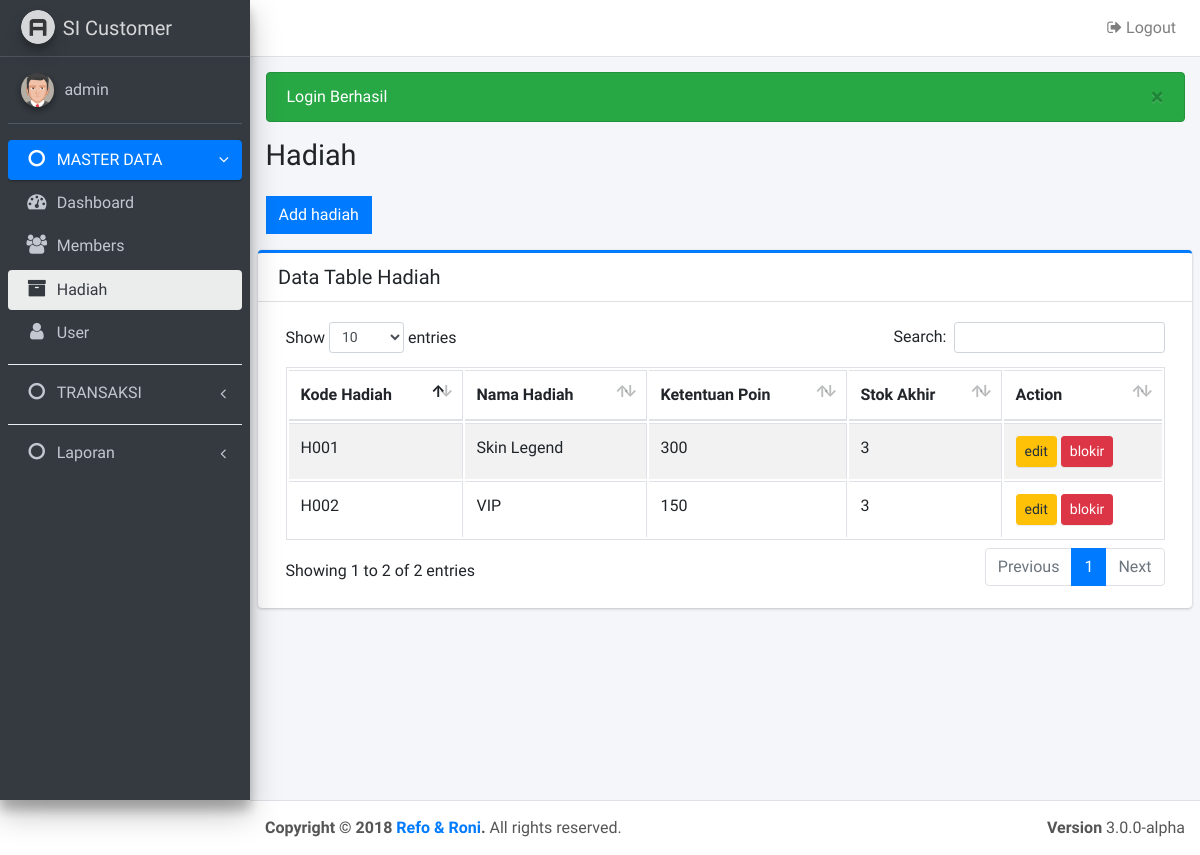
/hadiah.php (signed in), run on an earlier commit of the app's database.
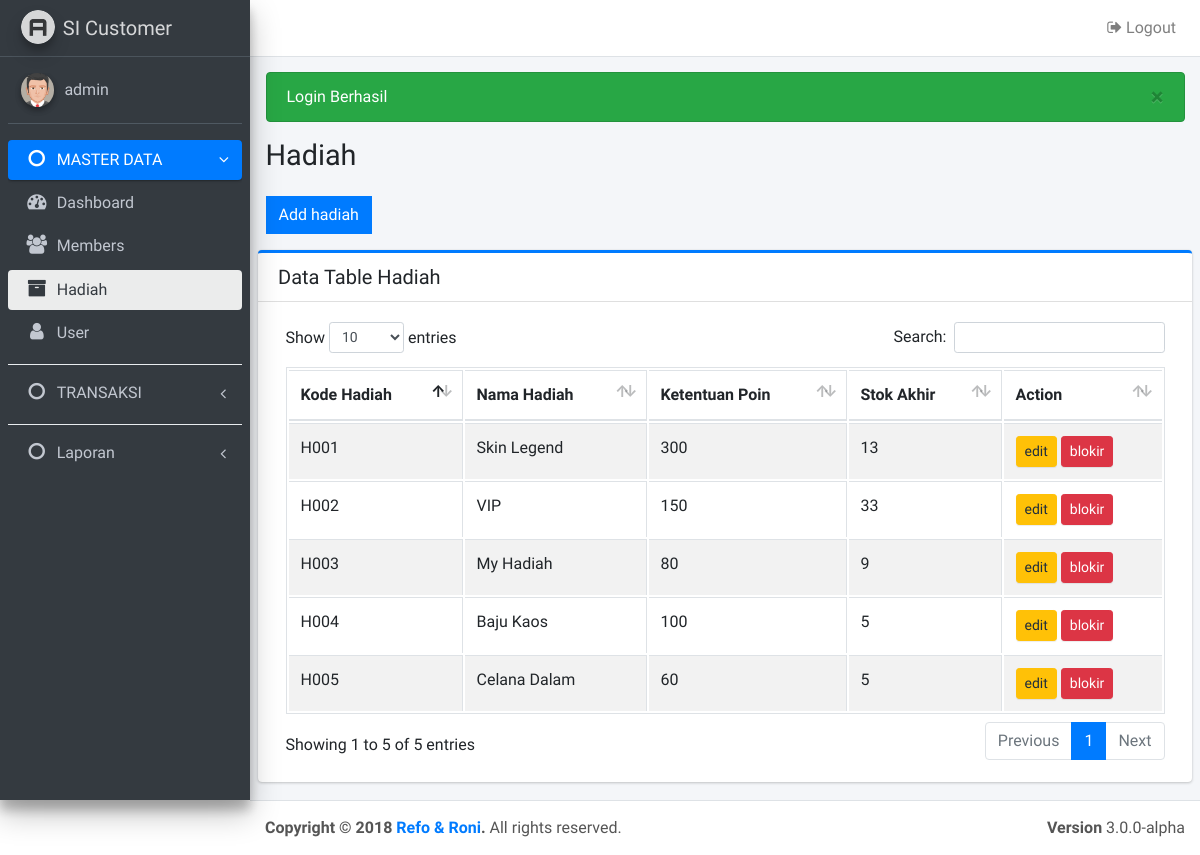
And on a later commit of the database.
### tables this page shows
CREATE TABLE `hadiah` (
  `kd_hadiah` varchar(10) NOT NULL,
  `nama_hadiah` varchar(200) NOT NULL,
  `ketentuan_poin` int(11) NOT NULL,
  `stok` int(11) NOT NULL,
  `stat` int(11) NOT NULL
);

### hadiah.php (the view, shortened to what this page needs)
<?php
include "config/koneksi.php";
$title = 'Hadiah';
$user = $_SESSION['username'];
require_once 'layout/header.php';
require_once 'layout/navbar.php';
require_once 'layout/sidebar.php';
?>
<section class="content">
  	<div class="col-md-6">
      	<a data-toggle="collapse" href="#collapseMember" class="btn btn-flat btn-primary"><?= (!isset($_GET['kd']) ? 'Add hadiah' : 'Edit hadiah') ?></a>
  	</div>
</section>
<section class="content">
 <div class="card card-primary card-outline">
    <div class="card-header">
      <h3 class="card-title">Data Table Hadiah</h3>
    </div>
    <div class="card-body">
      <table id="example1" class="table table-bordered table-striped">
        <thead>
            <tr>
              <th>Kode Hadiah</th>
              <th>Nama Hadiah </th>
              <th>Ketentuan Poin</th>
              <th>Stok Akhir</th>
              <th>Action</th>
            </tr>
        </thead>
        <tbody>
        	<?php $sql = $db->query("SELECT * FROM hadiah WHERE stat = 1");
        	foreach($sql as $row){ ?>
            <tr>
              <td><?= $row['kd_hadiah'] ?></td>
              <td><?= ucwords($row['nama_hadiah']) ?></td>
              <td><?= number_format($row['ketentuan_poin']) ?></td>
              <td><?= $row['stok'] ?></td>
              <td>
              	<a href="hadiah.php?kd=<?= $row['kd_hadiah'] ?>" class="btn btn-warning btn-sm">
              		edit
              	</a>
			  	<a href="proses/delete.php?to=hadiah&kd=<?= $row['kd_hadiah'] ?>" class="btn btn-danger btn-sm" onclick="return confirm('Yakin akan menghapus hadiah?')">
			  		blokir
			  	</a>
              </td>
            </tr>
        	<?php } ?>
      </table>
    </div>
  </div>
</section>
<?php require_once('layout/footer.php') ?>

### layout/header.php (shortened to what this page needs)
<!DOCTYPE html>
<html>
<head>
  <link rel="stylesheet" href="https://maxcdn.bootstrapcdn.com/font-awesome/4.4.0/css/font-awesome.min.css">
  <link rel="stylesheet" href="https://code.ionicframework.com/ionicons/2.0.1/css/ionicons.min.css">
  <link rel="stylesheet" href="<?= base_url('assets/dist/css/adminlte.min.css') ?>">
  <link rel="stylesheet" href="<?= base_url() ?>assets/plugins/iCheck/all.css">
  <link rel="stylesheet" href="<?= base_url() ?>assets/plugins/datatables/dataTables.bootstrap4.css">
  <link rel="stylesheet" href="//code.jquery.com/ui/1.12.1/themes/base/jquery-ui.css">
</head>

### layout/navbar.php
<body class="hold-transition sidebar-mini">
<div class="wrapper">
  <nav class="main-header navbar navbar-expand bg-white navbar-light border-bottom">
    <ul class="navbar-nav ml-auto">
      <li class="nav-item dropdown">
        <a class="nav-link" href="<?= base_url('proses/logout.php') ?>">
          <i class="fa fa-sign-out"></i> Logout
        </a>
      </li>
    </ul>
  </nav>

### layout/sidebar.php (shortened to what this page needs)
<aside class="main-sidebar sidebar-dark-primary elevation-4">
  <a href="<?= base_url('dashboard.php') ?>" class="brand-link">
    <img src="<?= base_url(); ?>assets/dist/img/AdminLTELogo.png"
         alt="AdminLTE Logo"
         class="brand-image img-circle elevation-3"
         style="opacity: .8">
    <span class="brand-text font-weight-light">SI Customer</span>
  </a>
  <div class="sidebar">
    <div class="user-panel mt-3 pb-3 mb-3 d-flex">
      <div class="image">
        <img src="<?= base_url()?>assets/dist/img/avatar5.png" class="img-circle elevation-2" alt="User Image">
      </div>
      <div class="info">
        <a href="#" class="d-block"><?= $user ?></a>
      </div>
    </div>
    <nav class="mt-2">
      <ul class="nav nav-pills nav-sidebar flex-column" data-widget="treeview" role="menu" data-accordion="false">
        <li class="nav-item has-treeview menu-<?= ($title=='Dashboard' || $title=='Members' || $title=='Users' || $title=='Hadiah') ? 'open' : '' ?>">
          <a href="#" class="nav-link <?= ($title=='Dashboard' || $title=='Members' || $title=='Users' || $title=='Hadiah') ? 'active' : '' ?>">
            <i class="nav-icon fa fa-circle-o"></i>
            <p>
              MASTER DATA
              <i class="right fa fa-angle-left"></i>
            </p>
          </a>
          <ul class="nav nav-treeview">
            <li class="nav-item">
              <a href="<?= base_url('dashboard.php') ?>" class="nav-link <?= ($title=='Dashboard') ? 'active' : '' ?>">
                <i class="fa fa-dashboard nav-icon"></i>
                <p>Dashboard</p>
              </a>
            </li>
            <li class="nav-item">
              <a href="<?= base_url('members.php') ?>" class="nav-link <?= ($title=='Members') ? 'active' : '' ?>">
                <i class="fa fa-users nav-icon"></i>
                <p>Members</p>
              </a>
            </li>
            <li class="nav-item">
              <a href="<?= base_url('hadiah.php') ?>" class="nav-link <?= ($title=='Hadiah') ? 'active' : '' ?>">
                <i class="fa fa-archive nav-icon"></i>
                <p>Hadiah</p>
              </a>
            </li>
            <?php if($_SESSION['level'] == 'admin'){ ?>
            <li class="nav-item">
              <a href="users.php" class="nav-link <?= ($title=='Users') ? 'active' : '' ?>">
                <i class="fa fa-user nav-icon"></i>
                <p>User</p>
              </a>
            </li>
            <?php } ?>
          </ul>
        </li>
        <div class="dropdown-divider"></div>
        <li class="nav-item has-treeview menu-<?= ($title=='Points' || $title=='Blocked' || $title=='Penukaran' || $title=='Add Hadiah') ? 'open' : '' ?>">
          <a href="#" class="nav-link <?= ($title=='Points' || $title=='Blocked' || $title=='Penukaran' || $title=='Add Hadiah') ? 'active' : '' ?>">
            <i class="nav-icon fa fa-circle-o"></i>
            <p>
              TRANSAKSI
              <i class="right fa fa-angle-left"></i>
            </p>
          </a>
        </li>
        <div class="dropdown-divider"></div>
        <li class="nav-item has-treeview menu-<?= ($title=='Laporan Points' || $title=='Laporan Members' ||
        $title=='History' || $title=='Laporan Penukaran' || $title=='History Hadiah' ) ? 'open' : '' ?>">
          <a href="" class="nav-link <?= ($title=='Laporan Points' || $title=='Laporan Members' || $title=='History' || $title=='Laporan Penukaran' || $title=='History Hadiah') ? 'active' : '' ?>">
            <i class="nav-icon fa fa-circle-o"></i>
            <p>
              Laporan
              <i class="right fa fa-angle-left"></i>
            </p>
          </a>
        </li>
      </ul>
    </nav>
  </div>
</aside>
<div class="content-wrapper">
  <section class="content-header">
    <div class="container-fluid">
      <?= msghandling(); ?>
      <div class="row mb-2">
        <div class="col-sm-6">
          <h1><?= $title ?></h1>
        </div>
      </div>
    </div>
  </section>

### config/koneksi.php (shortened to what this page needs)
<?php
function base_url($url = null){
	if(empty($url)){
		return BASE_URL;
	} else {
		return BASE_URL."$url";
	}
}
function msghandling($arr = array("danger", "success", "warning")){
	foreach($arr as $r){
		if(isset($_SESSION[$r])){
			echo "<div class='alert alert-$r'>$_SESSION[$r] <button type='button' class='close' data-dismiss='alert' aria-hidden='true'>&times;</button> </div>";
		}
	}
}
 ?>

### layout/footer.php (shortened to what this page needs)
 </div>
  <footer class="main-footer">
    <div class="float-right d-none d-sm-block">
      <b>Version</b> 3.0.0-alpha
    </div>
    <strong>Copyright &copy; 2018 <a href="http://adminlte.io">Refo & Roni</a>.</strong> All rights
    reserved.
  </footer>
</div>
</body>
</html>

What changed in the data, as far as the page shows it:
changed hadiah "Skin Legend": stok "3" → "13"
changed hadiah "VIP": stok "3" → "33"
added hadiah: kd_hadiah "H003", nama_hadiah "My Hadiah", ketentuan_poin "80", stok "9"
added hadiah: kd_hadiah "H004", nama_hadiah "Baju Kaos", ketentuan_poin "100", stok "5"
added hadiah: kd_hadiah "H005", nama_hadiah "Celana Dalam", ketentuan_poin "60", stok "5"
Also different on the page:
text written by a page script: "Show entries Search: Showing 1 to 2 of 2 entries Previous 1 Next" → "Show entries Search: Showing 1 to 5 of 5 entries Previous 1 Next"
